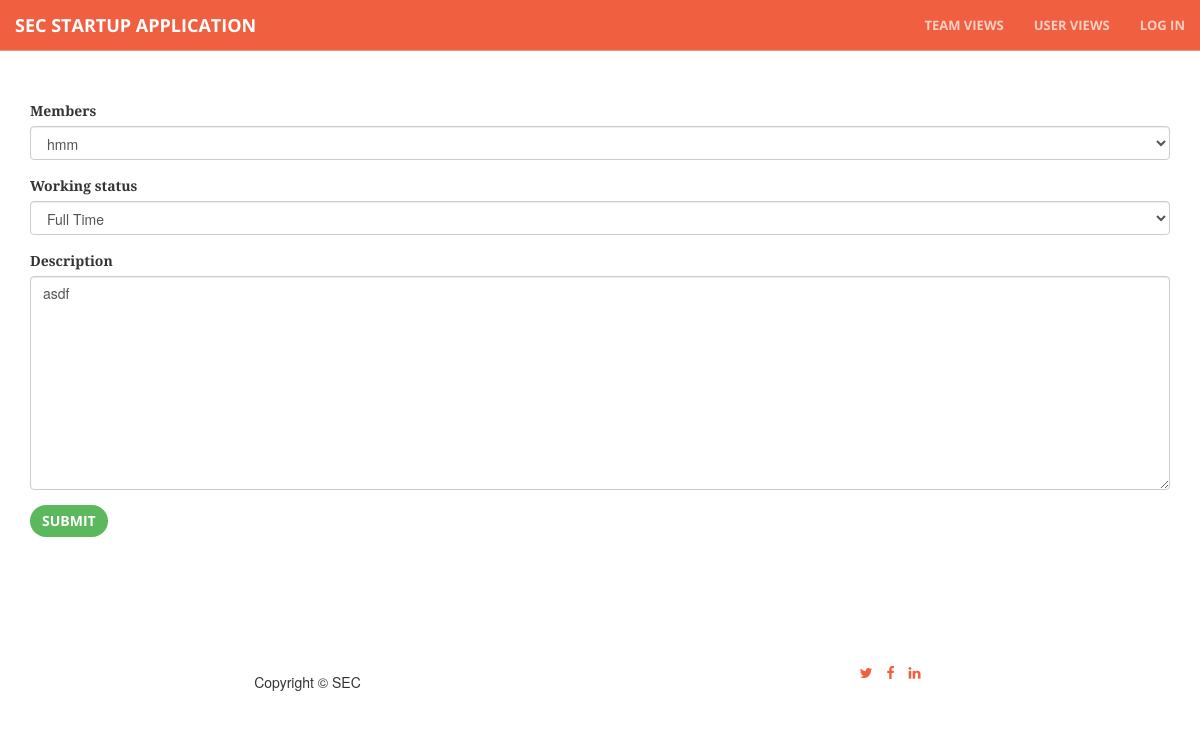
The app's page /team/1/profile/update/ with its own data.
### core/models.py (models this page shows, shortened)
class Profile(models.Model):
    members = models.ForeignKey(Team, null=True, blank=True)
    user = models.OneToOneField(User)
    working_status = models.IntegerField(choices=WORKING_STATUS, null=True, blank=True)
    description = models.TextField(null=True, blank=True)
    created_at = models.DateTimeField(auto_now_add=True)

### core/views.py (the view)
# urls.py: url(r'profile/(?P<pk>\d+)/update/$', coreviews.ProfileUpdateView.as_view(), name='profile_update'),
class ProfileUpdateView(UpdateView):
    model = coremodels.Profile
    template_name = 'base/form.html'
    fields = ['members', 'working_status', 'description']

### core/models.py (called while the page is built)
    def __unicode__(self):
        return self.title

### templates/base/form.html (shortened to what this page needs)
{% extends "base/theme.html" %}
{% load widget_tweaks %}
{% block main_content %}
 <section id="services">
 <div class="container">
<div class="row">
 {% if form %}
 <div class="col-md-12">
 <form action="" method="post" enctype="multipart/form-data">{% csrf_token %}{{ form.media }}
 {% for field in form %}
 <div class="form-group warning">
 <label for="exampleInputFile">{{ field.label }}</label>
 {{ field|add_class:"form-control"}}
 </div>
 {% endfor %}
 <input type="submit" class="btn btn-success" role="button" value="{{ verb|default:"Submit" }}" />
 </form>
</div>
{% endif %}
</div>
</div>
</section>
{% endblock %}

### static/css/creative.css (style rules this page uses)
html, body { width: 100%; height: 100%; }
body { font-family: Merriweather,'Helvetica Neue',Arial,sans-serif; }
section { padding: 100px 0; }
.btn { border: 0; border-radius: 300px; text-transform: uppercase; font-family: 'Open Sans','Helvetica Neue',Arial,sans-serif; font-weight: 700; }
body { webkit-tap-highlight-color: #222; }

### records on screen
Profile: form "hmm" "Full Time" "asdf"

### other values on screen
{{ field.label }} "Members" "Working status" "Description"
